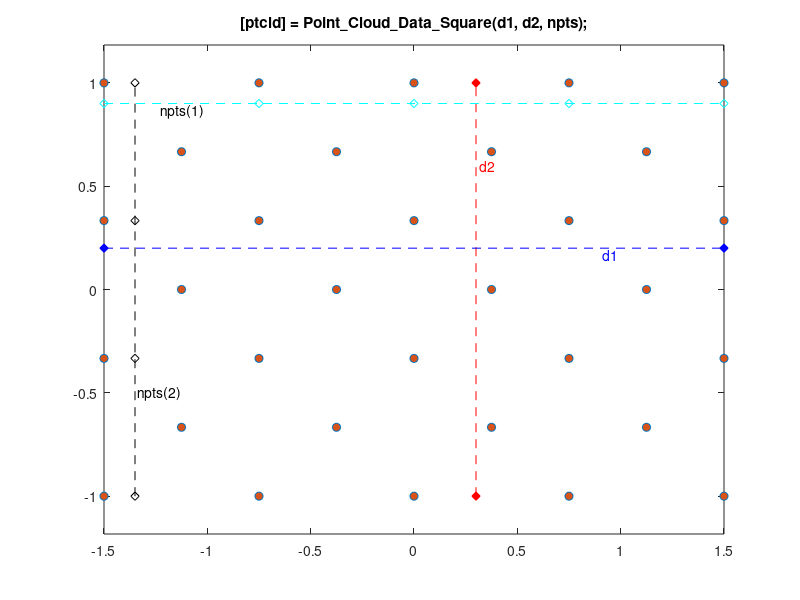

Reproduce this figure in MATLAB.
function ptcld = Point_Cloud_Data_Square(d1,d2,npts,varargin)
%Point_Cloud_Data_Brick Produce point cloud covering a square
%   [ptcld] = Point_Cloud_Data_Square(d1,d2,npts)
%
%   You can specify:
%       d1         length along x
%       d2         length along y
%       npts       [number of points along x, number of points along y]
%   Point cloud data will be centered at [0,0,0]
%
% Copyright 2021-2025 The MathWorks, Inc.

% Default data to show diagram
if (nargin == 0)
    d1 = 3;
    d2 = 2;
    npts = [5 4];
end

% Check if plot should be produced
if (isempty(varargin))
    showplot = 'n';
else
    showplot = varargin;
end

d1_locs = linspace(0,d1,npts(1))-d1/2;
d2_locs = linspace(0,d2,npts(2))-d2/2;

[pts_set1_grid_x,pts_set1_grid_y] = meshgrid(d1_locs, d2_locs);
pts_set1      = [reshape(pts_set1_grid_x,[],1) reshape(pts_set1_grid_y,[],1)];

d1_int  = mean([d1_locs(1:end-1);d1_locs(2:end)]);
d2_int  = mean([d2_locs(1:end-1);d2_locs(2:end)]);
[pts_set2_grid_x,pts_set2_grid_y] = meshgrid(d1_int,d2_int);
pts_set2      = [reshape(pts_set2_grid_x,[],1) reshape(pts_set2_grid_y,[],1)];

ptcld = [pts_set1;pts_set2];

% Plot diagram to show parameters and extrusion
if (nargin == 0 || strcmpi(showplot,'plot'))
    
    % Figure name
    figString = ['h1_' mfilename];
    % Only create a figure if no figure exists
    figExist = 0;
    fig_hExist = evalin('base',['exist(''' figString ''')']);
    if (fig_hExist)
        figExist = evalin('base',['ishandle(' figString ') && strcmp(get(' figString ', ''type''), ''figure'')']);
    end
    if ~figExist
        fig_h = figure('Name',figString);
        assignin('base',figString,fig_h);
    else
        fig_h = evalin('base',figString);
    end
    figure(fig_h)
    clf(fig_h)
    
    temp_colororder = get(gca,'defaultAxesColorOrder');
    
    plot(ptcld(:,1),ptcld(:,2),'o','MarkerFaceColor',temp_colororder(2,:))
    hold on

    plot([1 1]*0.1*d1,[-0.5 0.5]*d2,'r--d','MarkerFaceColor','r');
    text(0.1*d1,0.6*0.5*d2,'{\color{red} d2}','HorizontalAlignment','left');

    plot([-0.5 0.5]*d1,[1 1]*0.1*d2,'b--d','MarkerFaceColor','b');
    text(0.6*0.5*d1,0.1*d2,'{\color{blue} d1}','VerticalAlignment','top');

    plot(d1_locs,ones(1,length(d1_locs))*0.45*d2,'c--d');
    text(mean(d1_locs(1:2)),0.45*d2,'{\color{cyan} npts(1)}',...
        'HorizontalAlignment','center','VerticalAlignment','top');
    
    plot(-ones(1,length(d2_locs))*0.45*d1,d2_locs,'k--d');
    text(-0.45*d1,mean(d2_locs(1:2))*0.75,'{\color{black} npts(2)}',...
        'HorizontalAlignment','left');
    
    title(['[ptcld] = Point\_Cloud\_Data\_Square(d1, d2, npts);']);
    hold off
    box on
    axis equal
    grid off
end